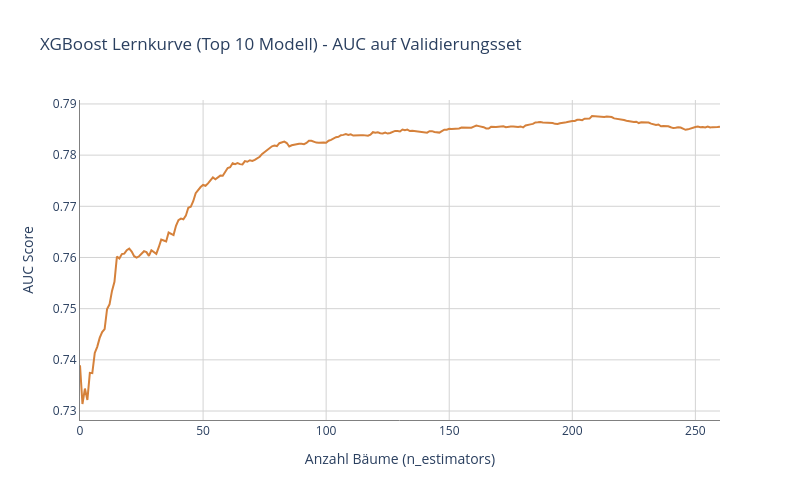

The notebook cell saved with this chart:
### Markdown cell above
## Lernkurve des Top-10-Modells
Diese Zelle extrahiert die während des Trainings protokollierten Validierungs-AUC-Werte des Top-10-Modells und stellt den Verlauf des AUC-Scores über die Anzahl der Boosting-Iterationen (Bäume) als Lernkurve dar.

### Code cell
import plotly.graph_objects as go

# Wir holen die Evaluationsergebnisse des Top-10-Modells
results = models["y_top10"].evals_result()
epochs = len(results['validation_0']['auc'])
x_axis = range(0, epochs)

fig = go.Figure()
fig.add_trace(go.Scatter(x=list(x_axis), y=results['validation_0']['auc'], mode='lines', name='Validation AUC', line=dict(color='#d5813b')))

fig.update_layout(
    title='XGBoost Lernkurve (Top 10 Modell) - AUC auf Validierungsset',
    xaxis_title='Anzahl Bäume (n_estimators)',
    yaxis_title='AUC Score',
    width=800, height=500, plot_bgcolor='white'
)
fig.update_xaxes(showline=True, linecolor='gray', gridcolor='lightgray')
fig.update_yaxes(showline=True, linecolor='gray', gridcolor='lightgray')

fig.show()

### Figure 1 — Plotly figure (JSON) as saved in the notebook; plotly's stock layout.template omitted (floating-point values rounded to 4 significant figures; data arrays with more than 128 entries replaced by an {"elided": "..."} marker saying what was removed)
{"data": [{"line": {"color": "#d5813b"}, "mode": "lines", "name": "Validation AUC", "type": "scatter", "x": {"elided": "261 int values"}, "y": {"elided": "261 float values"}}], "layout": {"height": 500, "plot_bgcolor": "white", "title": {"text": "XGBoost Lernkurve (Top 10 Modell) - AUC auf Validierungsset"}, "width": 800, "xaxis": {"gridcolor": "lightgray", "linecolor": "gray", "showline": true, "title": {"text": "Anzahl Bäume (n_estimators)"}}, "yaxis": {"gridcolor": "lightgray", "linecolor": "gray", "showline": true, "title": {"text": "AUC Score"}}}}
